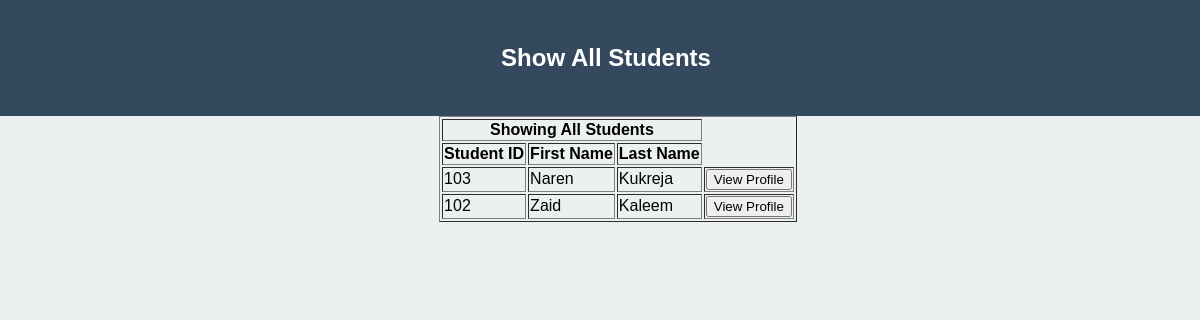
The app's page /adminFiles/searchAllStudents.php with its own data.
### tables this page shows
CREATE TABLE IF NOT EXISTS `student_personal_info` (
  `id` int(11) DEFAULT NULL,
  `fname` varchar(50) NOT NULL,
  `lname` varchar(50) NOT NULL,
  `gender` varchar(10) DEFAULT NULL,
  `term_admit` varchar(10) NOT NULL,
  `year_admit` int(11) NOT NULL,
  `email` varchar(50) NOT NULL,
  `telephone` varchar(50) DEFAULT NULL,
  `address` varchar(50) NOT NULL,
  `city` varchar(50) NOT NULL,
  `postal` varchar(50) NOT NULL,
  `province` varchar(50) DEFAULT NULL,
  `country` varchar(25) NOT NULL,
  `citizen_status` varchar(50) NOT NULL,
  `eng_read` varchar(50) DEFAULT NULL,
  `eng_write` varchar(50) DEFAULT NULL,
  `eng_speak` varchar(50) DEFAULT NULL,
  `undergrad_text` varchar(255) DEFAULT NULL,
  `major` varchar(50) DEFAULT NULL,
  `undergrad_gpa` float DEFAULT NULL,
  `university` varchar(50) DEFAULT NULL,
  `unicountry` varchar(50) DEFAULT NULL,
  `grad_date` date DEFAULT NULL,
  `company` varchar(50) DEFAULT NULL,
  `datefrom` date DEFAULT NULL,
  `dateto` date DEFAULT NULL,
  `position_com` varchar(50) DEFAULT NULL,
  `duties` varchar(255) DEFAULT NULL,
  `asp` varchar(50) DEFAULT NULL,
  `c_lang` varchar(50) DEFAULT NULL,
  `cpp` varchar(50) DEFAULT NULL,
  `csharp` varchar(50) DEFAULT NULL,
  `coldfusion` varchar(50) DEFAULT NULL,
  `flex` varchar(50) DEFAULT NULL,
  `java` varchar(50) DEFAULT NULL,
  `javascript` varchar(50) DEFAULT NULL,
  `lisp` varchar(50) DEFAULT NULL,
  `matlab` varchar(50) DEFAULT NULL,
  `mysql` varchar(50) DEFAULT NULL,
  `objc` varchar(50) DEFAULT NULL,
  `pascal_lang` varchar(50) DEFAULT NULL,
  `perl` varchar(50) DEFAULT NULL,
  `php` varchar(50) DEFAULT NULL,
  `prolog` varchar(50) DEFAULT NULL,
  `python` varchar(50) DEFAULT NULL,
  `r` varchar(50) DEFAULT NULL,
  `ruby` varchar(50) DEFAULT NULL,
  `sqloracle` varchar(50) DEFAULT NULL,
  `tcl` varchar(50) DEFAULT NULL,
  `tsql` varchar(50) DEFAULT NULL,
  `vbnet` varchar(50) DEFAULT NULL,
  `otherskill` varchar(50) DEFAULT NULL,
  `otherskillcomp` varchar(50) DEFAULT NULL,
  `project_internship` varchar(50) DEFAULT NULL
);

### adminFiles/searchAllStudents.php (the view, shortened to what this page needs)
<html>
<head>
    <link href="../css/studentProfile.css" rel="stylesheet" type="text/css">
</head>
<body>
<div class="header">
    <h2>Show All Students</h2>
</div>
<div class="content">
    <table align="center" border="1">
        <tr><th colspan="3">Showing All Students</th></tr>
        <tr>
            <th>Student ID</th>
            <th>First Name</th>
            <th>Last Name</th>
        </tr>
    <?php
    $sql = mysql_query("SELECT * FROM student_personal_info");
    if (mysql_num_rows($sql) == 0){
        echo "Student Not Found";
    }
    else {
        while ($row = mysql_fetch_array($sql, MYSQL_ASSOC)) {
            $id = $row['id'];
            echo "<tr>";
            echo "<td> $row[id] </td>";
            echo "<td> $row[fname] </td>";
            echo "<td> $row[lname] </td>";
            echo "<form method='post' action='viewStudentProfile.php'><td><button type='submit' name='editID' value='$id'>View Profile</button></td></form>";
            echo "</tr>";
        }
    }
    ?>
    </table>
</div>
</body>
</html>

### css/studentProfile.css (style rules this page uses)
* { font-family: Arial, Helvetica, sans-serif; }
.header { text-align: center; background-color: #34495e; padding-top: 2%; padding-bottom: 2%; color: white; padding-left: 1%; }
.content { padding-left: 3%; }
body { background-color: #ecf0f1; margin: 0; }

### records on screen
student_personal_info: id "103", fname "Naren", lname "Kukreja"
student_personal_info: id "102", fname "Zaid", lname "Kaleem"
